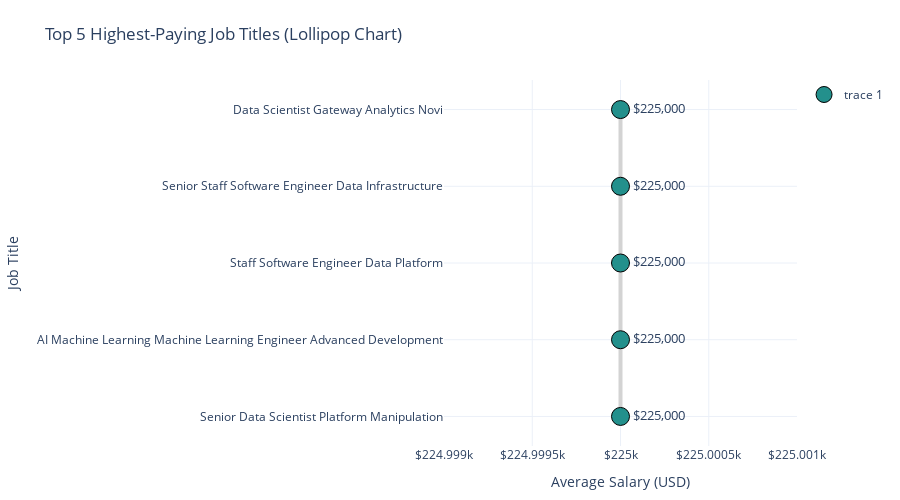

The notebook cell this image was saved under:
### Markdown cell above
### 3.2 Salary Analysis
Distribution, central tendency, and top-paying job titles. Print out the mean, median and mode for job salaries. Generate a plot that shows salary distribution (this can be done for all positions collectively).

### Code cell
# TODO - your code goes here

# Salary Analysis
import matplotlib.pyplot as plt
import seaborn as sns
import numpy as np

sns.set_theme(style="whitegrid", palette="deep")

# Use the cleaned numeric salary column 
salary_col = "salary_avg_usd" if "salary_avg_usd" in df.columns else "salary estimate"

# Drop missing or non-numeric values
salary_data = pd.to_numeric(df[salary_col], errors="coerce").dropna()



# Mean, Mode and Median of salary
mean_salary = salary_data.mean()
median_salary = salary_data.median()
mode_salary = salary_data.mode().iloc[0] if not salary_data.mode().empty else np.nan

print("Salary Central Tendency (in USD):")
print(f"Mean  : ${mean_salary:,.2f}")
print(f"Median: ${median_salary:,.2f}")
print(f"Mode  : ${mode_salary:,.2f}")



# Salary Distribution Plot
plt.figure(figsize=(9, 5))
sns.histplot(
    salary_data,
    bins=30,
    kde=True,
    color="skyblue"
)
plt.title("Salary Distribution of Data Science Job Postings")
plt.xlabel("Average Estimated Salary (USD)")
plt.ylabel("Number of Postings")
plt.tight_layout()
plt.show()




# Top Paying Job Titles 
import pandas as pd
import plotly.graph_objects as go


if "job_title_std" in df.columns and "salary_avg_usd" in df.columns:
    # Compute top 5 highest-paying titles
    top_salaries = (
        df.groupby("job_title_std")["salary_avg_usd"]
        .mean()
        .sort_values(ascending=False)
        .head(5)
    ).round(2)

    # Convert to DataFrame for plotting
    data_top = (
        top_salaries.rename_axis("Job Title")
        .to_frame("Average Salary (USD)")
        .reset_index()
    )

    # Create a lollipop chart
    fig = go.Figure()

    # Add stems (lines)
    fig.add_trace(go.Scatter(
        x=data_top["Average Salary (USD)"],
        y=data_top["Job Title"],
        mode="lines",
        line=dict(color="lightgray", width=4),
        showlegend=False,
        hoverinfo="none"
    ))

    # Add circles (points)
    fig.add_trace(go.Scatter(
        x=data_top["Average Salary (USD)"],
        y=data_top["Job Title"],
        mode="markers+text",
        marker=dict(
            size=18,
            color=data_top["Average Salary (USD)"],
            colorscale="Viridis",
            line=dict(color="black", width=1)
        ),
        text=[f"${v:,.0f}" for v in data_top["Average Salary (USD)"]],
        textposition="middle right",
        textfont=dict(size=13),
        hovertemplate="<b>%{y}</b><br>Average Salary: $%{x:,.0f}<extra></extra>"
    ))

    # Layout styling
    fig.update_layout(
        title="Top 5 Highest-Paying Job Titles (Lollipop Chart)",
        xaxis_title="Average Salary (USD)",
        yaxis_title="Job Title",
        yaxis=dict(autorange="reversed"),  # Highest at top
        xaxis=dict(tickprefix="$", showgrid=True),
        template="plotly_white",
        height=500,
        margin=dict(l=150, r=60, t=80, b=40)
    )

    fig.show()
else:
    print("Columns 'job_title_std' and/or 'salary_avg_usd' not found.")

### Figure 1 — Plotly figure (JSON) as saved in the notebook; plotly's stock layout.template omitted (floating-point values rounded to 4 significant figures)
{"data": [{"hoverinfo": "none", "line": {"color": "lightgray", "width": 4}, "mode": "lines", "showlegend": false, "type": "scatter", "x": [225000.0, 225000.0, 225000.0, 225000.0, 225000.0], "y": ["Data Scientist Gateway Analytics Novi", "Senior Staff Software Engineer Data Infrastructure", "Staff Software Engineer Data Platform", "AI Machine Learning Machine Learning Engineer Advanced Development", "Senior Data Scientist Platform Manipulation"]}, {"hovertemplate": "<b>%{y}</b><br>Average Salary: $%{x:,.0f}<extra></extra>", "marker": {"color": [225000.0, 225000.0, 225000.0, 225000.0, 225000.0], "colorscale": [[0, "#440154"], [0.1111, "#482878"], [0.2222, "#3e4989"], [0.3333, "#31688e"], [0.4444, "#26828e"], [0.5556, "#1f9e89"], [0.6667, "#35b779"], [0.7778, "#6ece58"], [0.8889, "#b5de2b"], [1, "#fde725"]], "line": {"color": "black", "width": 1}, "size": 18}, "mode": "markers+text", "text": ["$225,000", "$225,000", "$225,000", "$225,000", "$225,000"], "textfont": {"size": 13}, "textposition": "middle right", "type": "scatter", "x": [225000.0, 225000.0, 225000.0, 225000.0, 225000.0], "y": ["Data Scientist Gateway Analytics Novi", "Senior Staff Software Engineer Data Infrastructure", "Staff Software Engineer Data Platform", "AI Machine Learning Machine Learning Engineer Advanced Development", "Senior Data Scientist Platform Manipulation"]}], "layout": {"height": 500, "margin": {"b": 40, "l": 150, "r": 60, "t": 80}, "title": {"text": "Top 5 Highest-Paying Job Titles (Lollipop Chart)"}, "xaxis": {"showgrid": true, "tickprefix": "$", "title": {"text": "Average Salary (USD)"}}, "yaxis": {"autorange": "reversed", "title": {"text": "Job Title"}}}}
